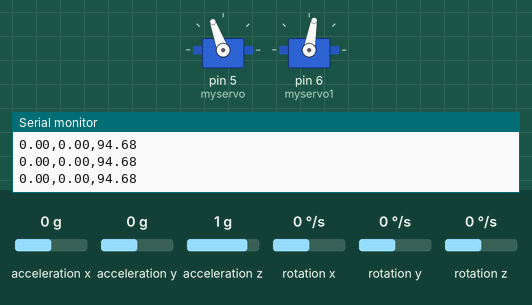
The sketch below on a simulated Arduino Uno, built with avr-gcc and run on an emulated ATmega328P. Parts: 2 × servo, the last lines printed to the serial monitor. Inputs (shaded band) come from the test bench; at power-on: acceleration x 0 g, acceleration y 0 g, acceleration z 1 g, rotation x 0 °/s, rotation y 0 °/s, rotation z 0 °/s.

Above: at 1.6 s.
1.7 s: acceleration x set to -1.4 g
At 3.0 s:
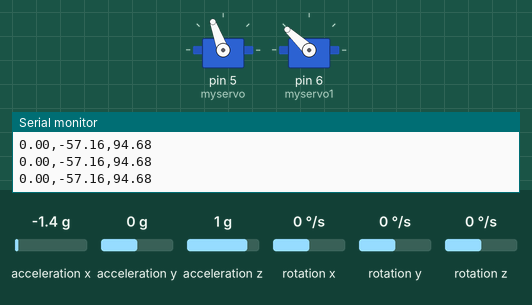
3.3 s: acceleration y set to -1.4 g
At 4.1 s:
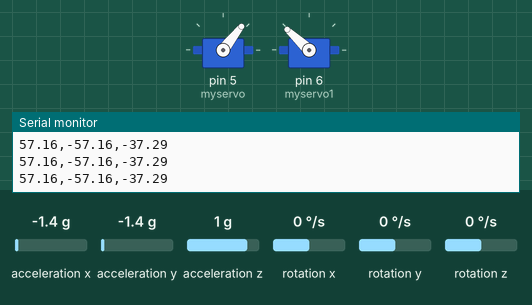
4.9 s: acceleration z set to -1.4 g
At 5.5 s:
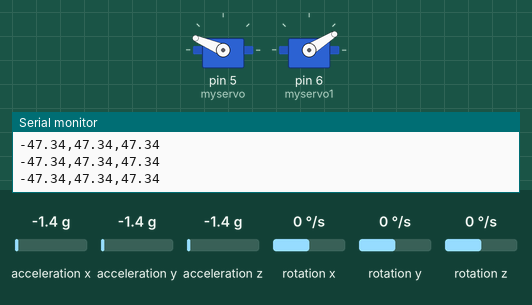
6.5 s: acceleration y set to 0.8 g
At 7.8 s:
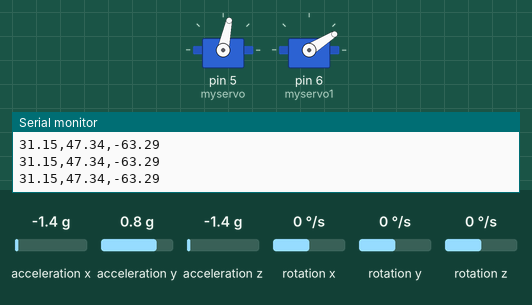
8.1 s: acceleration x set to -0.8 g
At 8.9 s:
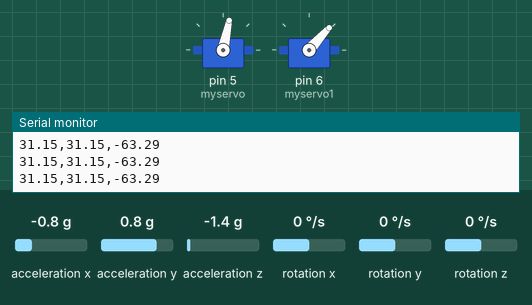
9.7 s: acceleration z set to 0 g
At 10.2 s:
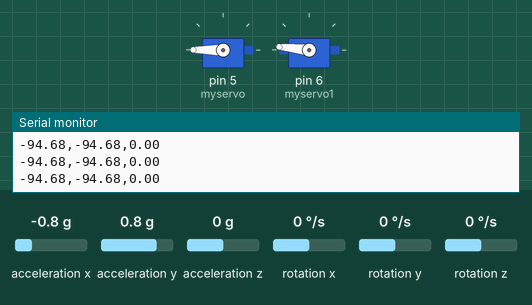
Timing chart, 0 to 12.3 s (numbered marks = the images above; inputs shaded):
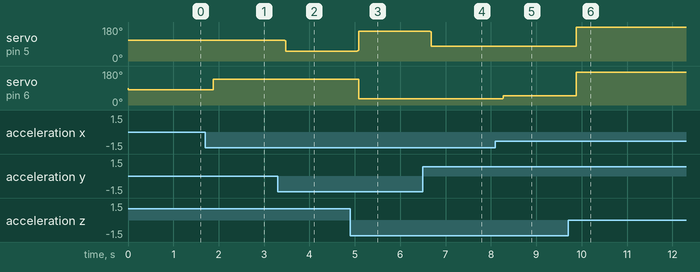

The sketch:

MPU6050.ino
```cpp
#include "Wire.h"
#include "I2Cdev.h"
#include "MPU6050.h"
#include <Servo.h>

MPU6050 accelgyro;
Servo myservo;
Servo myservo1;

unsigned long now, lastTime = 0;
float dt;

int16_t ax, ay, az, gx, gy, gz;
float aax = 0, aay = 0, aaz = 0, agx = 0, agy = 0, agz = 0;
long axo = 0, ayo = 0, azo = 0;
long gxo = 0, gyo = 0, gzo = 0;

float pi = 3.1415926;
float AcceRatio = 16384.0;
float GyroRatio = 131.0;

uint8_t n_sample = 8;
float aaxs[8] = {0}, aays[8] = {0}, aazs[8] = {0};
long aax_sum, aay_sum, aaz_sum;

float a_x[10] = {0}, a_y[10] = {0}, a_z[10] = {0} , g_x[10] = {0} , g_y[10] = {0}, g_z[10] = {0};
float Px = 1, Rx, Kx, Sx, Vx, Qx;
float Py = 1, Ry, Ky, Sy, Vy, Qy;
float Pz = 1, Rz, Kz, Sz, Vz, Qz;

void setup()
{
  myservo.attach(5);
  myservo1.attach(6);
  myservo.write(110);
  delay(10);
  myservo1.write(80);
  delay(10);
  Wire.begin();
  Serial.begin(115200);

  accelgyro.initialize();

  unsigned short times = 100;
  for (int i = 0; i < times; i++)
  {
    accelgyro.getMotion6(&ax, &ay, &az, &gx, &gy, &gz);
    axo += ax; ayo += ay; azo += az;
    gxo += gx; gyo += gy; gzo += gz;

  }

  axo /= times; ayo /= times; azo /= times;
  gxo /= times; gyo /= times; gzo /= times;
}

void loop()
{
  unsigned long now = millis();
  dt = (now - lastTime) / 1000.0;
  lastTime = now;

  accelgyro.getMotion6(&ax, &ay, &az, &gx, &gy, &gz);

  float accx = ax / AcceRatio;
  float accy = ay / AcceRatio;
  float accz = az / AcceRatio;

  aax = atan(accy / accz) * (-180) / pi;
  aay = atan(accx / accz) * 180 / pi;
  aaz = atan(accz / accy) * 180 / pi;

  aax_sum = 0;
  aay_sum = 0;
  aaz_sum = 0;

  for (int i = 1; i < n_sample; i++)
  {
    aaxs[i - 1] = aaxs[i];
    aax_sum += aaxs[i] * i;
    aays[i - 1] = aays[i];
    aay_sum += aays[i] * i;
    aazs[i - 1] = aazs[i];
    aaz_sum += aazs[i] * i;

  }

  aaxs[n_sample - 1] = aax;
  aax_sum += aax * n_sample;
  aax = (aax_sum / (11 * n_sample / 2.0)) * 9 / 7.0;
  aays[n_sample - 1] = aay;
  aay_sum += aay * n_sample;
  aay = (aay_sum / (11 * n_sample / 2.0)) * 9 / 7.0;
  aazs[n_sample - 1] = aaz;
  aaz_sum += aaz * n_sample;
  aaz = (aaz_sum / (11 * n_sample / 2.0)) * 9 / 7.0;

  float gyrox = - (gx - gxo) / GyroRatio * dt;
  float gyroy = - (gy - gyo) / GyroRatio * dt;
  float gyroz = - (gz - gzo) / GyroRatio * dt;
  agx += gyrox;
  agy += gyroy;
  agz += gyroz;

  /* kalman start */
  Sx = 0; Rx = 0;
  Sy = 0; Ry = 0;
  Sz = 0; Rz = 0;

  for (int i = 1; i < 10; i++)
  {
    a_x[i - 1] = a_x[i];
    Sx += a_x[i];
    a_y[i - 1] = a_y[i];
    Sy += a_y[i];
    a_z[i - 1] = a_z[i];
    Sz += a_z[i];

  }

  a_x[9] = aax;
  Sx += aax;
  Sx /= 10;
  a_y[9] = aay;
  Sy += aay;
  Sy /= 10;
  a_z[9] = aaz;
  Sz += aaz;
  Sz /= 10;

  for (int i = 0; i < 10; i++)
  {
    Rx += sq(a_x[i] - Sx);
    Ry += sq(a_y[i] - Sy);
    Rz += sq(a_z[i] - Sz);

  }

  Rx = Rx / 9;
  Ry = Ry / 9;
  Rz = Rz / 9;

  Px = Px + 0.0025;
  Kx = Px / (Px + Rx);
  agx = agx + Kx * (aax - agx);
  Px = (1 - Kx) * Px;

  Py = Py + 0.0025;
  Ky = Py / (Py + Ry);
  agy = agy + Ky * (aay - agy);
  Py = (1 - Ky) * Py;

  Pz = Pz + 0.0025;
  Kz = Pz / (Pz + Rz);
  agz = agz + Kz * (aaz - agz);
  Pz = (1 - Kz) * Pz;

  Serial.print(agx); Serial.print(",");
  Serial.print(agy); Serial.print(",");
  Serial.print(agz); Serial.println();

  myservo.write(110 - agx);
  delay(1);
  myservo1.write(80 - agy);
  delay(1);
}
```

Measured:
- after the input at 1.7 s, servo on pin 6 (myservo1): 80° → 137° after 0.16 s
- after the input at 3.3 s, servo on pin 5 (myservo): 110° → 109° at once, → 52° 0.15 s later
- after the input at 4.9 s, servo on pin 5 (myservo): 52° → 157° after 0.15 s; servo on pin 6 (myservo1): 137° → 32° after 0.17 s
- after the input at 6.5 s, servo on pin 5 (myservo): 157° → 78° after 0.16 s
- after the input at 8.1 s, servo on pin 6 (myservo1): 32° → 48° after 0.13 s
- after the input at 9.7 s, servo on pin 5 (myservo): 78° → 180° after 0.16 s; servo on pin 6 (myservo1): 48° → 174° after 0.18 s
